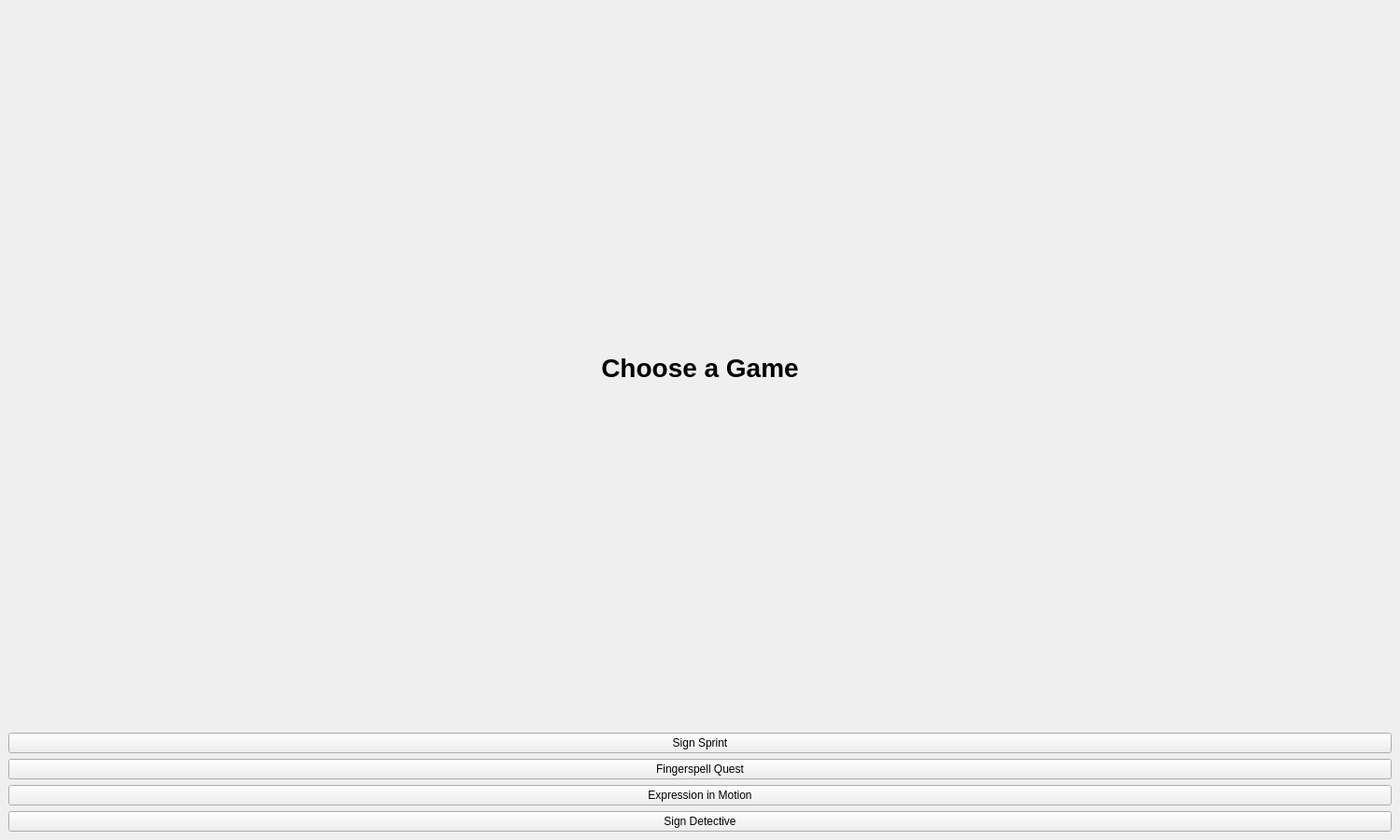
<?xml version="1.0" encoding="UTF-8"?>
<ui version="4.0">
 <class>MenuWindow</class>
 <widget class="QMainWindow" name="MenuWindow">
  <property name="geometry">
   <rect>
    <x>0</x>
    <y>0</y>
    <width>1500</width>
    <height>900</height>
   </rect>
  </property>
  <property name="windowTitle">
   <string>Menu</string>
  </property>
  <widget class="QWidget" name="centralwidget">
   <layout class="QVBoxLayout" name="verticalLayout">
    <item>
     <widget class="QLabel" name="titleLabel">
      <property name="text">
       <string>Choose a Game</string>
      </property>
      <property name="alignment">
       <set>Qt::AlignCenter</set>
      </property>
      <property name="styleSheet">
       <string notr="true">font-size: 28px; font-weight: bold;</string>
      </property>
     </widget>
    </item>
    <item>
     <widget class="QPushButton" name="signSprintButton">
      <property name="text">
       <string>Sign Sprint</string>
      </property>
     </widget>
    </item>
    <item>
     <widget class="QPushButton" name="fingerspellQuestButton">
      <property name="text">
       <string>Fingerspell Quest</string>
      </property>
     </widget>
    </item>
    <item>
     <widget class="QPushButton" name="expressionInMotionButton">
      <property name="text">
       <string>Expression in Motion</string>
      </property>
     </widget>
    </item>
    <item>
     <widget class="QPushButton" name="signDetectiveButton">
      <property name="text">
       <string>Sign Detective</string>
      </property>
     </widget>
    </item>
   </layout>
  </widget>
 </widget>
 <resources/>
 <connections/>
</ui>
